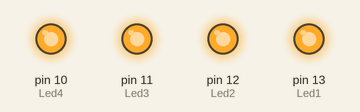
The sketch below on a simulated Arduino Uno, built with avr-gcc and run on an emulated ATmega328P. Parts: output pins drawn as LEDs (lit = HIGH).

Above: at 0.1 s.
At 1.1 s:
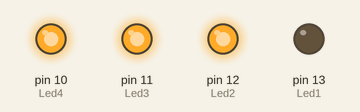
Timing chart, 0 to 2.6 s (numbered marks = the images above):
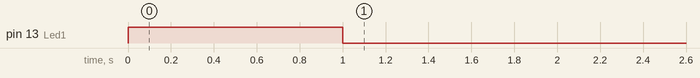

The sketch:

sketch_jun24b.ino
```cpp
int Led1=13;
int Led2=12;
int Led3=11;
int Led4=10;
unsigned long previousMillis = 0;
long OnTime = 1500;
long OffTime = 2000;
long waitTime=1000;
long lwaitTime=2000;
long swaitTime=500;
int ledstate = HIGH;

void setup() {
  // put your setup code here, to run once:
pinMode(Led1,OUTPUT);
pinMode(Led2,OUTPUT);
pinMode(Led3,OUTPUT);
pinMode(Led4,OUTPUT);

digitalWrite(Led1,ledstate);
digitalWrite(Led2,ledstate);
digitalWrite(Led3,ledstate);
digitalWrite(Led4,ledstate);
}

void loop() {
  // put your main code here, to run repeatedly:

  unsigned long currentMillis = millis();

  if((ledstate == HIGH) && (currentMillis - previousMillis >= waitTime))
  {
    ledstate = LOW;
    previousMillis = currentMillis;
    digitalWrite(Led1, ledstate);
  }
  else if ((ledstate == LOW) && (currentMillis - previousMillis >= waitTime))
  {
    ledstate = HIGH;
    previousMillis = currentMillis;
    digitalWrite(Led1, ledstate);
  }


  if((ledstate == HIGH) && (currentMillis - previousMillis >= lwaitTime))
  {
    ledstate = LOW;
    previousMillis = currentMillis;
    digitalWrite(Led2, ledstate);
  }
  else if ((ledstate == LOW) && (currentMillis - previousMillis >= lwaitTime))
  {
    ledstate = HIGH;
    previousMillis = currentMillis;
    digitalWrite(Led2, ledstate);
  }


  if((ledstate == HIGH) && (currentMillis - previousMillis >= waitTime))
  {
    ledstate = LOW;
    previousMillis = currentMillis;
    digitalWrite(Led3, ledstate);
  }
  else if ((ledstate == LOW) && (currentMillis - previousMillis >= swaitTime))
  {
    ledstate = HIGH;
    previousMillis = currentMillis;
    digitalWrite(Led3, ledstate);
  }


  if((ledstate == HIGH) && (currentMillis - previousMillis >= OnTime))
  {
    ledstate = LOW;
    previousMillis = currentMillis;
    digitalWrite(Led3, ledstate);
  }
  else if ((ledstate == LOW) && (currentMillis - previousMillis >= OffTime))
  {
    ledstate = HIGH;
    previousMillis = currentMillis;
    digitalWrite(Led3, ledstate);
  }

}
```

Measured:
- by itself, pin 13 (Led1): HIGH → LOW at 1.0 s
